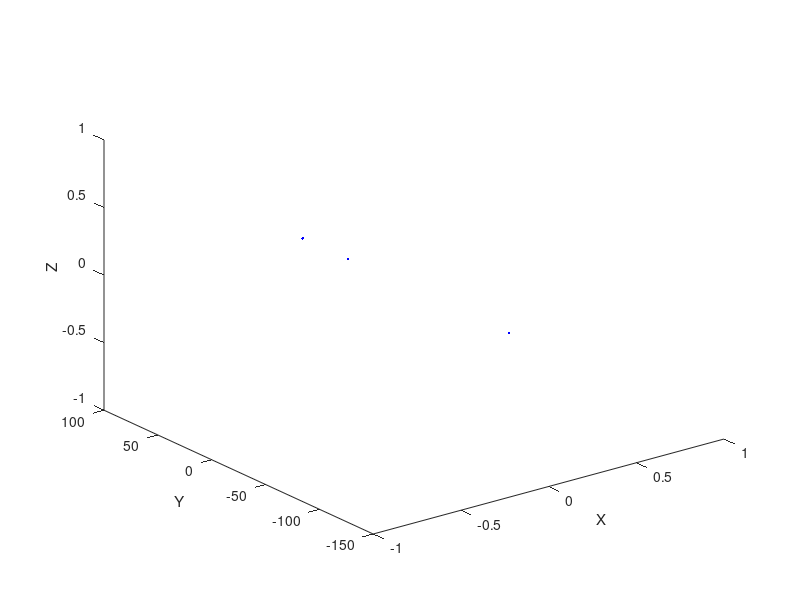

Here is the MATLAB script that generated this plot:
 x=0;
 y=0;
 z=0;
 ang=-2;
 A=[x;y;z;1]
 B=[cos(ang),-sin(ang),0,78.4;sin(ang),cos(ang),0,67.8;0,0,1,97.8;0,0,0,1];
 C=B * A;
 D=[1,0,0,0;0,cos(27),-sin(27),0;0,sin(27),cos(27),0;0,0,0,1];
 Res=D*C
 Res(4,:)=[]
 Res1=[Res(1,:)]
 Res2=[Res(2,:)]
 Res3=[Res(3,:)]
 
 plot3([x,y,z],[Res1,Res2,Res3] ,".b")
#plot3(Res(3,:),".r","LineWidth",50)|
xlabel("X")
ylabel("Y")
zlabel("Z")
